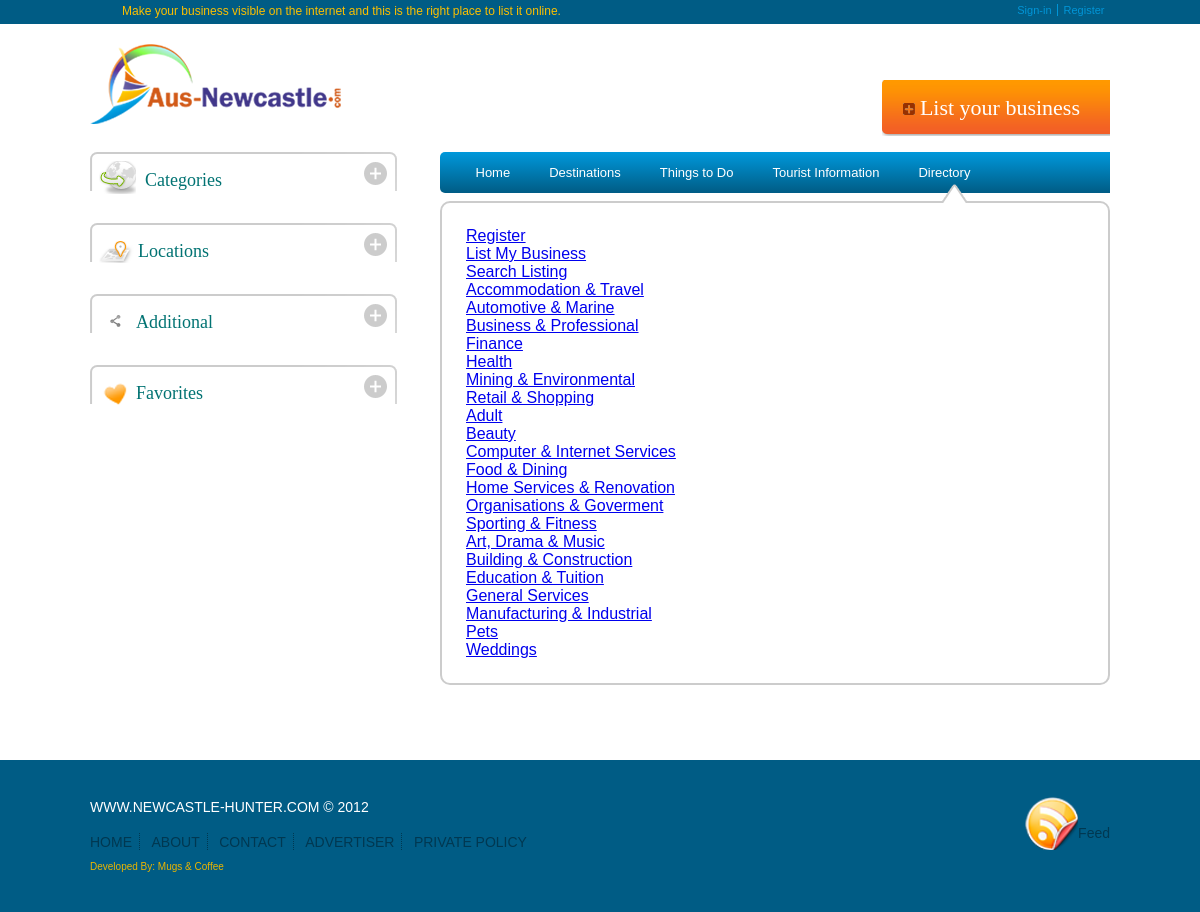
Page /index.php/directory/home on the committed database.
### tables this page shows
CREATE TABLE `maincategories` (
  `mcat_id` int(11) NOT NULL AUTO_INCREMENT,
  `category` varchar(100) DEFAULT NULL,
  `status` enum('0','1') DEFAULT '1',
  PRIMARY KEY (`mcat_id`)
);

### application/controllers/directory/home.php (called while the page is built, shortened)
<?php if (! defined('BASEPATH')) exit('No direct script access allowed');
class Home extends CI_Controller {
	public function index() {
		$data['maincategories'] = $this->_loadCategories();
		$data['main_content'] = 'directory/home_view';
		$this->load->view('includes/directory/template', $data);
	}
	private function _loadCategories() {
		$this->load->model('mdldata');
		$params = array(
					'table' => array(
								'name' => 'maincategories'
							)
				);
		$this->mdldata->select($params);
		return $this->mdldata->_mRecords;
	}
}

### index.php (called while the page is built, shortened)
<?php
require_once BASEPATH.'core/CodeIgniter.php';

### application/helpers/section_site_helper.php (called while the page is built, shortened)
<?php if ( ! defined('BASEPATH')) exit('No direct script access allowed');
	if(! function_exists('isSection')) {
		function isSection($section, $part = 1) {
			$CI =& get_instance();
			if(strtolower($CI->uri->segment($part)) != strtolower($section))
				return FALSE;
			return TRUE;
		}
	}
	if(! function_exists('getHeader')) {
		function getHeader() {
			$CI =& get_instance();
			$data['section'] = '';
			($CI->uri->segment(1) == "") ? 	$data['section'] = 'home' : '';
			if(isSection('directory', 1))
				$data['section'] = 'search';
			$CI->load->view('includes/header', $data);
		}
	}
	if(! function_exists('getFooter')) {
		function getFooter() {
			$CI =& get_instance();
			$data['section'] = '';
			($CI->uri->segment(1) == "") ? 	$data['section'] = 'home' : '';
			$CI->load->view('includes/footer', $data);
		}
	}
?>

### application/models/mdldata.php (called while the page is built, shortened)
<?php if( !defined('BASEPATH')) exit('No direct script access allowed');
class Mdldata extends CI_Model {
	private $_mSQLString;
	public function __construct() {
            $this->_mSQLString = '';
	}
	public function select($params) {
		if(array_key_exists('querystring', $params)) {
			$this->_mSQLString = $params['querystring'];
		} else {
			$output = '';
			$output .= "SELECT ";
			if(array_key_exists('fields', $params) && !empty ($params['fields'])) {
				$output .= $this->__stringConcatSelect($params['fields']);
			} else {
				$output .= " * ";
			}
			$output .=  " FROM " . $params['table']['name'];
			$this->_mSQLString = $output;
		}
		$strQry = $this->_mSQLString;
 		$this->_mRecords = $this->db->query($strQry)->result();
		return TRUE;
	}
}

### application/views/includes/directory/template.php (the view, shortened to what this page needs)
<!DOCTYPE html>
<html>
<head>
<?php getHeader(); ?>
</head>
<body>
<div id="header">
	<div class="middle">
    	<div class="teaser">
        	<p>Make your business visible on the internet and this is the right place to list it online.</p>
        </div>
        <div class="loginmenucontainer">
        	<ul id="loginmenu">
				<?php if($user != ''): ?>
                	<li class="firstchild"><a href=""><span class="yellow">Not</span> <?php echo $user; ?>?</a>
                    	<ul>
                        	<li><a href="<?php echo base_url() . 'advertiser/my'; ?>">Goto My Account</a></li>
                            <li><a href="<?php echo base_url() . 'advertiser/my/section/active_list'; ?>">My Active Listing</a></li>
                            <li><a href="<?php echo base_url() . 'directory/search/my_signout'; ?>">Sign-out</a></li>
                        </ul>
                    </li>
                <?php else: ?>
                	<li class="firstchild"><a id="signinlnk" href="<?php echo base_url(); ?>login">Sign-in</a></li>
                <?php endif; ?>
            	<?php if($user == ''): ?>
                <li class="lastchild"><a href="<?php echo base_url() . 'directory/register'; ?>">Register</a></li>
                <?php endif; ?>
            </ul>
        </div><div class="clearthis"></div>
    </div>
</div>
<div class="middle">
<div id="comlogo">
        	<img src="<?php echo base_url(); ?>images/companylogo.png" />
        </div>
<div class="calltoaction">
            <div><a class="sprite ctabox" href="<?php echo base_url(); ?>directory/listing"><span class="sprite"></span>List your business</a></div>
        </div><div class="clearthis"></div>
<div id="left">
        <div class="sprite module categories">
        	<div ctrltag="1" class="sprite controlbox <?php echo (1 == (1 & $sbsettings)) ? '' : 'controlboxcollapsed'; ?>"></div>
        	<h2><span class="sprite"></span>Categories</h2>
        </div>
        <div class="sprite module locations">
        	<div ctrltag="2" class="sprite controlbox <?php echo (2 == (2 & $sbsettings)) ? '' : 'controlboxcollapsed'; ?>"></div>
        	<h2><span class="sprite"></span>Locations</h2>
        </div>
        <div class="sprite module additional">
        	<div ctrltag="4" class="sprite controlbox <?php echo (4 == (4 & $sbsettings)) ? '' : 'controlboxcollapsed'; ?>"></div>
        	<h2><span class="sprite"></span>Additional</h2>
        </div>
        <div class="sprite module favorites">
        	<div ctrltag="8" class="sprite controlbox <?php echo (8 == (8 & $sbsettings)) ? '' : 'controlboxcollapsed'; ?>"></div>
        	<h2><span class="sprite"></span>Favorites</h2>
        </div>
        <p>&nbsp;</p>
    </div>
    <div class="menucontainer">
        	<ul id="menu">
            	<li><a class="selected" href="#">Home</a></li>
                <li><a href="#">Destinations</a></li>
                <li><a href="#">Things to Do</a>
                </li>
                <li><a href="#">Tourist Information</a>
                </li>
                <li><a href="#">Directory</a></li>
            </ul>
        </div>
    <div id="container">
        <div class="pane">
        	<div class="sprite menuselector"></div>
            <div class="innercontent">
            	<?php $this->load->view($main_content); ?>
			</div>
        </div>
        <p>&nbsp;</p>
        <p>&nbsp;</p>
    </div>
</div>
<?php getFooter(); ?>
</body>
</html>

### application/views/includes/header.php (shortened to what this page needs)
<?php if(strtolower($section) == 'search' || strtolower($section) == 'listing' || strtolower($section) == 'register'): ?>
	<link type="text/css" rel="stylesheet" href="<?php echo base_url(); ?>plugins/neeuploader/css/jquery.neeuploader.css" />
    <link rel="stylesheet" type="text/css" href="<?php echo base_url(); ?>css/directory/main.css" />
<?php endif; ?>

### application/views/directory/home_view.php
<?php
	echo anchor(base_url() . 'directory/register', 'Register')  . '<br />';
	echo anchor(base_url() . 'directory/listing', 'List My Business') . '<br />';
	echo anchor(base_url() . 'directory/search', 'Search Listing') . '<br />';
?>
<div>
	<ul>
		<?php foreach($maincategories as $mc): ?>
            <li><a href="<?php echo base_url() . 'directory/search'; ?>"><?php echo $mc->category; ?></a></li>
        <?php endforeach; ?>
	</ul>
</div>

### application/views/includes/footer.php (shortened to what this page needs)
<?php if(strtolower($section) != 'admin'): ?>
    <div id="footer">
        <div class="middle">
            <div class="ftrLeft">
                <div class="copyright"><p>www.newcastle-hunter.com  © 2012</p></div>
                <div class="sitelinks">
                    <ul>
                        <li class="firstchild"><a href="#">home</a></li>
                        <li><a href="#">about</a></li>
                        <li><a href="#">contact</a></li>
                        <li><a href="<?php echo base_url(); ?>advertiser/my">advertiser</a></li>
                        <li class="lastchild"><a href="#">private policy</a></li>
                    </ul>
                </div>
                <div class="developer"><p><a href="#">Developed by: Mugs &amp; Coffee</a></p></div>
            </div>
            <div class="ftrRight">
                <div class="feedcontainer"><a href="#"><span class="sprite feed"></span>Feed</a></div>
            </div>
        </div>
    </div>
<?php endif; ?>

### rows in the picture
maincategories: category "Accommodation & Travel"
maincategories: category "Automotive & Marine"
maincategories: category "Business & Professional"
maincategories: category "Finance"
maincategories: category "Health"
maincategories: category "Mining & Environmental"
maincategories: category "Retail & Shopping"
maincategories: category "Adult"
maincategories: category "Beauty"
maincategories: category "Computer & Internet Services"
maincategories: category "Food & Dining"
maincategories: category "Home Services & Renovation"
maincategories: category "Organisations & Goverment"
maincategories: category "Sporting & Fitness"
maincategories: category "Art, Drama & Music"
maincategories: category "Building & Construction"
maincategories: category "Education & Tuition"
maincategories: category "General Services"
maincategories: category "Manufacturing & Industrial"
maincategories: category "Pets"
maincategories: category "Weddings"

### other values in the picture
anchor(base_url() . 'directory/register', 'Register') "Register"
anchor(base_url() . 'directory/listing', 'List My Business') "List My Business"
anchor(base_url() . 'directory/search', 'Search Listing') "Search Listing"
